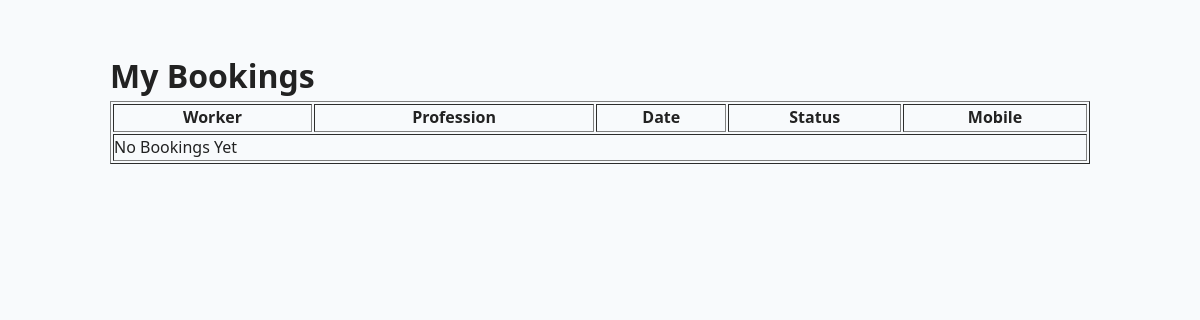
Before: /dashboard/ (signed in) with the older database file.
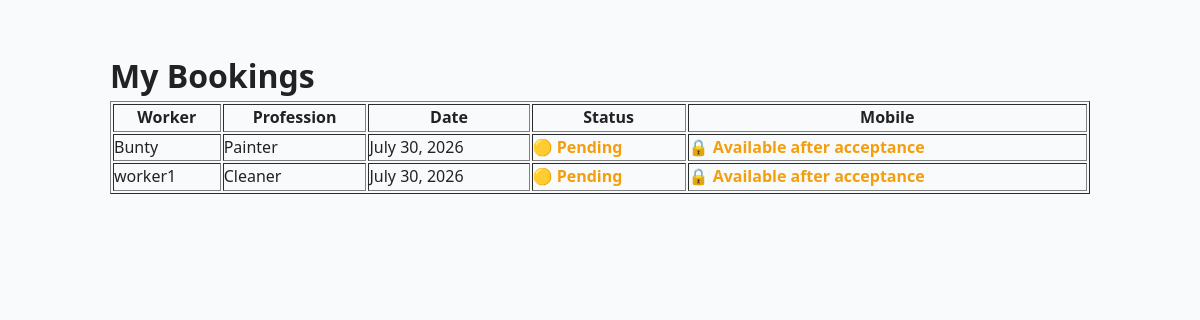
After: the same page with the newer database file.
### bookings/models.py (models this page shows, shortened)
class Booking(models.Model):
    STATUS_CHOICES = [
        ("Pending", "Pending"),
        ("Accepted", "Accepted"),
        ("Completed", "Completed"),
        ("Cancelled", "Cancelled"),
    ]
    worker = models.ForeignKey(
        Worker,
        on_delete=models.CASCADE,
        related_name="bookings"
    )
    customer_name = models.CharField(max_length=100)
    customer_mobile = models.CharField(max_length=15)
    customer_address = models.TextField()
    work_date = models.DateField()
    work_description = models.TextField()
    status = models.CharField(
        max_length=20,
        choices=STATUS_CHOICES,
        default="Pending"
    )
    created_at = models.DateTimeField(auto_now_add=True)
    customer = models.ForeignKey(
        User,
        on_delete=models.CASCADE,
        related_name="customer_bookings",
        null=True,
        blank=True
    )

### workers/models.py (models this page shows, shortened)
class Worker(models.Model):
    user = models.OneToOneField(
        User,
        on_delete=models.CASCADE,
        null=True,
        blank=True,
        related_name="worker_profile"
    )
    PROFESSION_CHOICES = [
        ("Plumber", "Plumber"),
        ("Electrician", "Electrician"),
        ("Carpenter", "Carpenter"),
        ("Painter", "Painter"),
        ("Mason", "Mason"),
        ("Welder", "Welder"),
        ("Cleaner", "Cleaner"),
        ("Driver", "Driver"),
        ("Other", "Other"),
    ]
    name = models.CharField(max_length=100)
    mobile = models.CharField(max_length=15)
    profession = models.CharField(max_length=30, choices=PROFESSION_CHOICES)
    experience = models.PositiveIntegerField(help_text="Experience in years")
    city = models.CharField(max_length=100)
    area = models.CharField(max_length=100)
    daily_wage = models.DecimalField(max_digits=8, decimal_places=2)
    about = models.TextField(blank=True)
    available = models.BooleanField(default=True)
    profile_photo = models.ImageField(upload_to="workers/", blank=True, null=True)
    rating = models.DecimalField(max_digits=2, decimal_places=1, default=5.0)
    reviews = models.PositiveIntegerField(default=0)
    vverified = models.BooleanField(default=False)

### accounts/views.py (the view)
@login_required
def customer_dashboard(request):
    bookings = Booking.objects.filter(
        customer=request.user
    ).order_by("-created_at")
    return render(
        request,
        "customer_dashboard.html",
        {
            "bookings": bookings
        }
    )

### templates/customer_dashboard.html
{% extends "base.html" %}
{% block content %}
<div class="container" style="padding:50px;">
<h1>My Bookings</h1>
<table border="1" cellpadding="12" width="100%">
<tr>
<th>Worker</th>
<th>Profession</th>
<th>Date</th>
<th>Status</th>
<th>Mobile</th>
</tr>
{% for booking in bookings %}
<tr>
<td>{{ booking.worker.name }}</td>
<td>{{ booking.worker.profession }}</td>
<td>{{ booking.work_date }}</td>
<td>
{% if booking.status == "Pending" %}
    <span style="color:#f59e0b;font-weight:bold;">
        🟡 Pending
    </span>
{% elif booking.status == "Accepted" %}
    <span style="color:green;font-weight:bold;">
        🟢 Accepted
    </span>
{% elif booking.status == "Completed" %}
    <span style="color:blue;font-weight:bold;">
        🔵 Completed
    </span>
{% else %}
    <span style="color:red;font-weight:bold;">
        🔴 Cancelled
    </span>
{% endif %}
</td>
<td>
{% if booking.status == "Accepted" or booking.status == "Completed" %}
    {{ booking.worker.mobile }}
{% else %}
    <span style="color:#f59e0b;font-weight:bold;">
        🔒 Available after acceptance
    </span>
{% endif %}
</td>
</tr>
{% empty %}
<tr>
<td colspan="5">
No Bookings Yet
</td>
</tr>
{% endfor %}
</table>
</div>
{% endblock %}

### templates/base.html (shortened to what this page needs)
{% load static %}
<!DOCTYPE html>
<html lang="en">
<head>
    <link rel="stylesheet" href="{% static 'css/style.css' %}">
</head>
<body>
    {% block content %}
    {% endblock %}
</body>
</html>

### static/css/style.css (style rules this page uses)
* { margin:0; padding:0; box-sizing:border-box; }
body { font-family: "Segoe UI",sans-serif; background:#f8fafc; color:#222; line-height:1.6; }
.container { width:90%; max-width:1200px; margin:auto; }
html { scroll-behavior:smooth; }

Changed rows visible on the page:
added Booking: worker.name "Bunty", worker.profession "Painter", work_date "July 30, 2026", status "🟡 Pending"
added Booking: worker.name "worker1", worker.profession "Cleaner", work_date "July 30, 2026", status "🟡 Pending"
Other visible differences:
text no longer shown: "No Bookings Yet"
